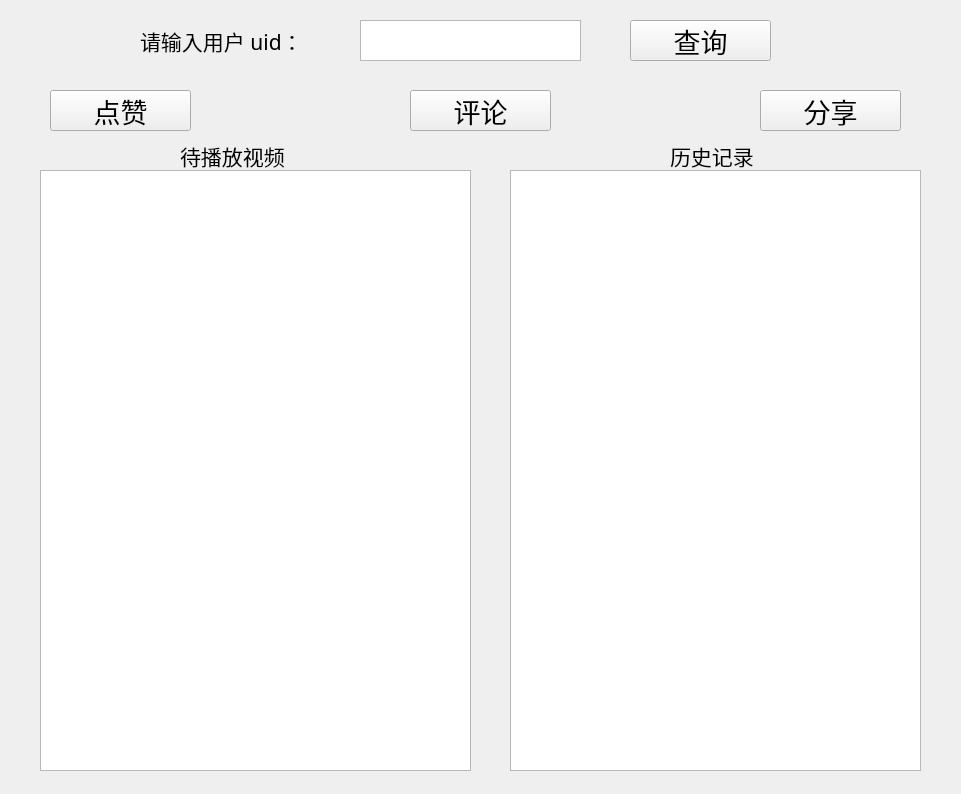
<?xml version="1.0" encoding="UTF-8"?>
<ui version="4.0">
 <class>UserLoginWnd</class>
 <widget class="QWidget" name="UserLoginWnd">
  <property name="geometry">
   <rect>
    <x>0</x>
    <y>0</y>
    <width>961</width>
    <height>794</height>
   </rect>
  </property>
  <property name="windowTitle">
   <string>用户测试</string>
  </property>
  <widget class="QListWidget" name="listToPlay">
   <property name="geometry">
    <rect>
     <x>40</x>
     <y>170</y>
     <width>431</width>
     <height>601</height>
    </rect>
   </property>
   <property name="font">
    <font>
     <family>宋体</family>
     <pointsize>14</pointsize>
    </font>
   </property>
  </widget>
  <widget class="QLabel" name="label">
   <property name="geometry">
    <rect>
     <x>140</x>
     <y>20</y>
     <width>221</width>
     <height>41</height>
    </rect>
   </property>
   <property name="font">
    <font>
     <family>隶书</family>
     <pointsize>16</pointsize>
    </font>
   </property>
   <property name="text">
    <string>请输入用户 uid：</string>
   </property>
  </widget>
  <widget class="QTextEdit" name="textEdit">
   <property name="geometry">
    <rect>
     <x>360</x>
     <y>20</y>
     <width>221</width>
     <height>41</height>
    </rect>
   </property>
  </widget>
  <widget class="QListView" name="listHistory">
   <property name="geometry">
    <rect>
     <x>510</x>
     <y>170</y>
     <width>411</width>
     <height>601</height>
    </rect>
   </property>
   <property name="font">
    <font>
     <family>宋体</family>
     <pointsize>14</pointsize>
    </font>
   </property>
  </widget>
  <widget class="QLabel" name="label_2">
   <property name="geometry">
    <rect>
     <x>670</x>
     <y>130</y>
     <width>121</width>
     <height>51</height>
    </rect>
   </property>
   <property name="font">
    <font>
     <family>隶书</family>
     <pointsize>16</pointsize>
    </font>
   </property>
   <property name="text">
    <string>历史记录</string>
   </property>
  </widget>
  <widget class="QLabel" name="label_3">
   <property name="geometry">
    <rect>
     <x>180</x>
     <y>130</y>
     <width>151</width>
     <height>51</height>
    </rect>
   </property>
   <property name="font">
    <font>
     <family>隶书</family>
     <pointsize>16</pointsize>
    </font>
   </property>
   <property name="text">
    <string>待播放视频</string>
   </property>
  </widget>
  <widget class="QPushButton" name="Query">
   <property name="geometry">
    <rect>
     <x>630</x>
     <y>20</y>
     <width>141</width>
     <height>41</height>
    </rect>
   </property>
   <property name="font">
    <font>
     <family>隶书</family>
     <pointsize>20</pointsize>
    </font>
   </property>
   <property name="text">
    <string>查询</string>
   </property>
  </widget>
  <widget class="QPushButton" name="Share">
   <property name="geometry">
    <rect>
     <x>760</x>
     <y>90</y>
     <width>141</width>
     <height>41</height>
    </rect>
   </property>
   <property name="font">
    <font>
     <family>隶书</family>
     <pointsize>20</pointsize>
    </font>
   </property>
   <property name="text">
    <string>分享</string>
   </property>
  </widget>
  <widget class="QPushButton" name="Comment">
   <property name="geometry">
    <rect>
     <x>410</x>
     <y>90</y>
     <width>141</width>
     <height>41</height>
    </rect>
   </property>
   <property name="font">
    <font>
     <family>隶书</family>
     <pointsize>20</pointsize>
    </font>
   </property>
   <property name="text">
    <string>评论</string>
   </property>
  </widget>
  <widget class="QPushButton" name="Praise">
   <property name="geometry">
    <rect>
     <x>50</x>
     <y>90</y>
     <width>141</width>
     <height>41</height>
    </rect>
   </property>
   <property name="font">
    <font>
     <family>隶书</family>
     <pointsize>20</pointsize>
    </font>
   </property>
   <property name="text">
    <string>点赞</string>
   </property>
  </widget>
 </widget>
 <resources/>
 <connections>
  <connection>
   <sender>Query</sender>
   <signal>clicked()</signal>
   <receiver>UserLoginWnd</receiver>
   <slot>close()</slot>
   <hints>
    <hint type="sourcelabel">
     <x>700</x>
     <y>40</y>
    </hint>
    <hint type="destinationlabel">
     <x>461</x>
     <y>368</y>
    </hint>
   </hints>
  </connection>
  <connection>
   <sender>Praise</sender>
   <signal>clicked()</signal>
   <receiver>UserLoginWnd</receiver>
   <slot>close()</slot>
   <hints>
    <hint type="sourcelabel">
     <x>170</x>
     <y>130</y>
    </hint>
    <hint type="destinationlabel">
     <x>543</x>
     <y>417</y>
    </hint>
   </hints>
  </connection>
  <connection>
   <sender>Comment</sender>
   <signal>clicked()</signal>
   <receiver>UserLoginWnd</receiver>
   <slot>close()</slot>
   <hints>
    <hint type="sourcelabel">
     <x>370</x>
     <y>130</y>
    </hint>
    <hint type="destinationlabel">
     <x>543</x>
     <y>417</y>
    </hint>
   </hints>
  </connection>
  <connection>
   <sender>Share</sender>
   <signal>clicked()</signal>
   <receiver>UserLoginWnd</receiver>
   <slot>close()</slot>
   <hints>
    <hint type="sourcelabel">
     <x>570</x>
     <y>130</y>
    </hint>
    <hint type="destinationlabel">
     <x>543</x>
     <y>417</y>
    </hint>
   </hints>
  </connection>
 </connections>
</ui>
